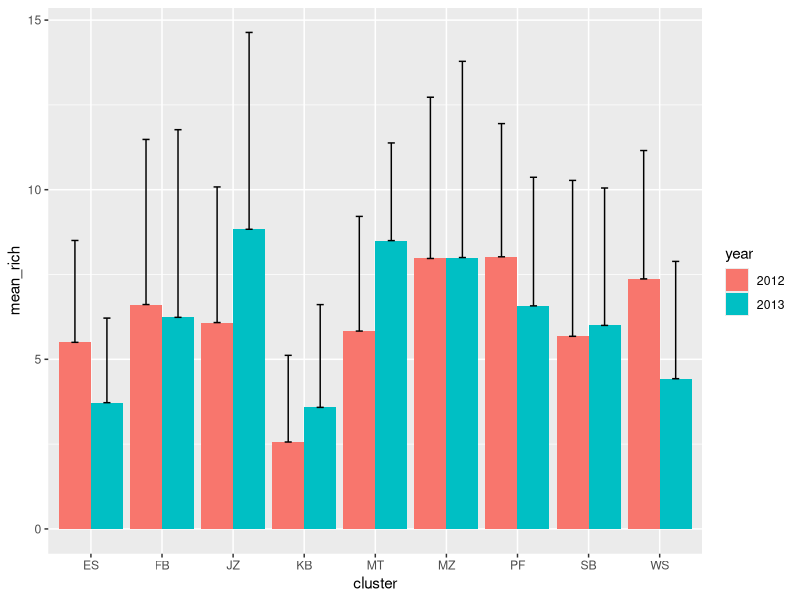
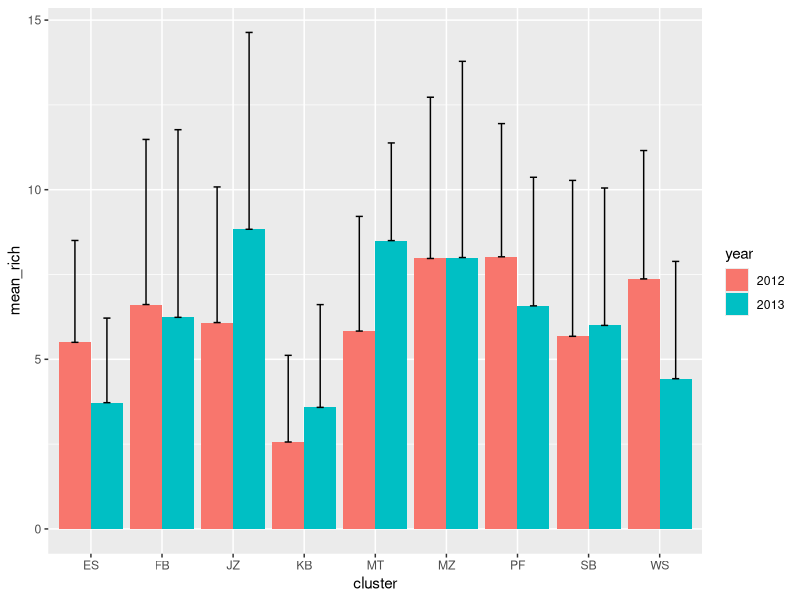

R code for these plots, in order: (Note: this script raises an error after producing the figures.)
## ---- chunk 1
knitr::opts_chunk$set(
  eval=TRUE,     # Evaluate the code and include its results?
  echo=TRUE,     # Display code along with its results?
  warning=FALSE, # Display warnings?
  message=TRUE,  # Messages?
  error=FALSE,   # Display errors?
  fig.width=7,   # Unit = inches
  fig.width=7    # Unit = inches
  )
## ---- chunk 2
library(tidyverse)
## ---- chunk 3
# counts <- readr::read_csv(here("data","bird_counts.csv"))
counts <- readr::read_csv("data/bird_counts.csv")
## ---- chunk 4
counts
## ---- chunk 5
knitr::kable(head(counts))
## ---- chunk 6
# Tidy column names 
counts <- dplyr::rename_all(counts, tolower)
## ---- chunk 7
counts <- dplyr::select(counts, site,protection,year,month,abundance,richness,
                        everything())
names(counts)
## ---- chunk 8
counts <- dplyr::select(counts, -matches("sl_|aq_"),-humidity)
names(counts)
## ---- chunk 9
counts <- counts %>% 
  separate(site, c("mission","cluster","site"), sep = "_") %>% 
  arrange(mission, cluster, site) %>% 
  mutate(year = year + 10,air_temp = (air_temp - 32)/1.8) %>% 
  filter(!is.na(ph))
## ---- chunk 10
knitr::kable(counts %>% 
               group_by(cluster) %>% 
               summarise(Mean = mean(abundance),SD = sd(abundance)),
  digits = 2,
  caption = "A summary table"
  )
## ---- chunk 11
# Group, summarise and plot -----------------------------------------------
counts %>% 
  mutate(year = as.factor(year)) %>% 
  group_by(cluster,year) %>% 
  summarise(mean_rich = mean(richness),sd_rich = sd(richness)) %>% 
  ggplot(aes(x = cluster, y = mean_rich, fill = year))+
  geom_bar(stat = "identity",position = position_dodge())+
  geom_errorbar(aes(ymin=mean_rich, ymax=mean_rich + sd_rich),
                width=.2,position=position_dodge(.9))

## ---- chunk 12
counts %>% 
  mutate(year = as.factor(year)) %>% 
  group_by(cluster,year) %>% 
  summarise(mean_rich = mean(richness),sd_rich = sd(richness)) %>% 
  ggplot(aes(x = cluster, y = mean_rich, fill = year))+
  geom_bar(stat = "identity",position = position_dodge())+
  geom_errorbar(aes(ymin=mean_rich, ymax=mean_rich + sd_rich),
                width=.2,position=position_dodge(.9))

## ---- chunk 13

knitr::include_graphics('data/thinkr-hex-remedy.png')

